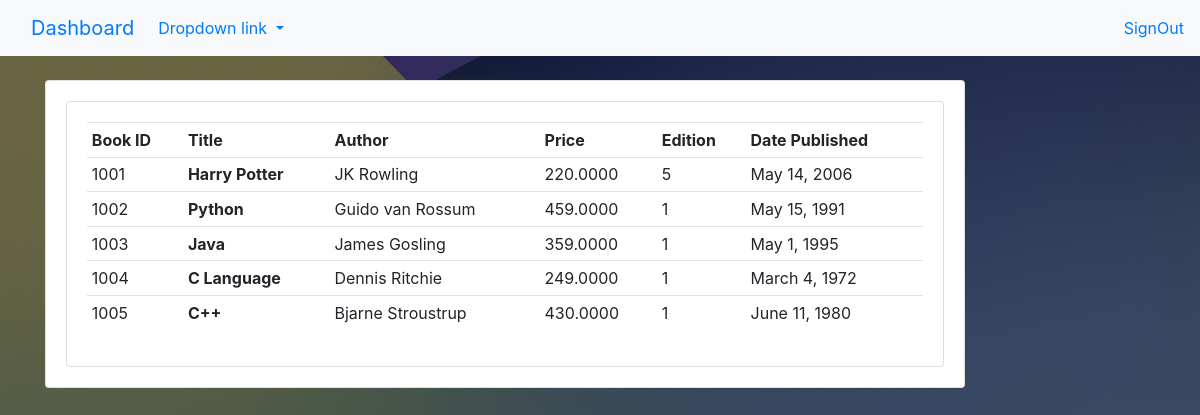
The page /adminhome on the database its author committed.
### OBS_app/models.py (models this page shows, shortened)
class Book(models.Model):
    bid = models.IntegerField(primary_key=True)
    title = models.CharField(max_length=200,null=True)
    Author = models.CharField(max_length=200, null=True)
    Price = models.DecimalField(max_digits=12,decimal_places=4)
    Edition = models.IntegerField()
    pub_date = models.DateField()

### OBS_app/views.py (the view)
# urls.py: path('adminhome',Adminhome,name='adminhome'),
def Adminhome(request):
    books = Book.objects.all()
    context = {"books": books}
    return render(request,'Adminhome.html',context)

### templates/Adminhome.html (shortened to what this page needs)
{% load static %}
<!DOCTYPE html>
<html lang="en">
<head>
    <link rel="stylesheet" href="{% static 'Style.css' %}">
    <link rel="stylesheet" href="https://cdnjs.cloudflare.com/ajax/libs/font-awesome/4.7.0/css/font-awesome.min.css">
</head>
<body>
{% include 'navbaradmn.html' %}
<br>
 <div class="container">
    <div class="row">
    <div class="col-lg-10">
<div class="card card-body">
<div class="card card-body">
<table class="table table-sm" align="center">
    <tr>
        <th>Book ID</th>
        <th>Title</th>
        <th>Author</th>
        <th>Price</th>
        <th>Edition</th>
        <th>Date Published</th>
    </tr>
    {% for book in books %}
        <tr>
            <td>{{ book.bid }}</td>
            <td><b>{{book.title}}</b> </td>
            <td>{{book.Author}} </td>
            <td>{{book.Price}} </td>
            <td> {{book.Edition}} </td>
            <td>{{ book.pub_date }}</td>
        </tr>
    {% endfor %}
</table>
</div>
</div>
    </div>
    </div>
 </div>
</body>
</html>

### OBS_app/Static/Style.css (style rules this page uses)
body { background:linear-gradient(to top,rgba(0,0,0,0.5)50%,rgba(0,0,0,0.5)50%), url(images/bk_pg.jpg); background-position: center; background-size: cover; }

### rows shown on the page
Book: bid "1001", title "Harry Potter", Author "JK Rowling", Price "220.0000", Edition "5", pub_date "May 14, 2006"
Book: bid "1002", title "Python", Author "Guido van Rossum", Price "459.0000", Edition "1", pub_date "May 15, 1991"
Book: bid "1003", title "Java", Author "James Gosling", Price "359.0000", Edition "1", pub_date "May 1, 1995"
Book: bid "1004", title "C Language", Author "Dennis Ritchie", Price "249.0000", Edition "1", pub_date "March 4, 1972"
Book: bid "1005", title "C++", Author "Bjarne Stroustrup", Price "430.0000", Edition "1", pub_date "June 11, 1980"
